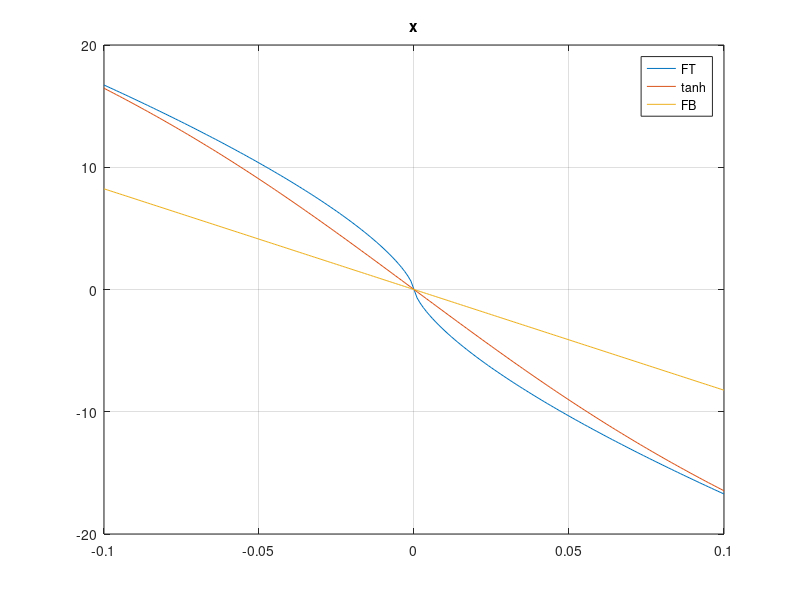
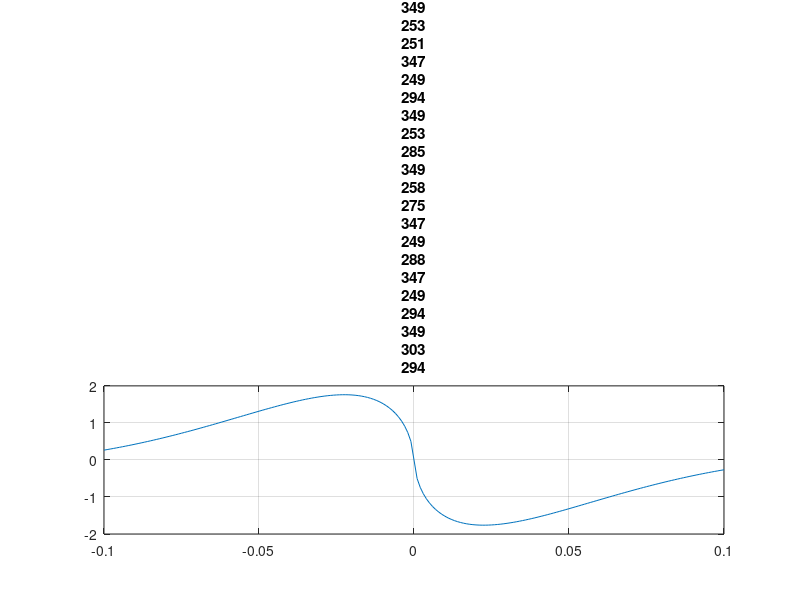
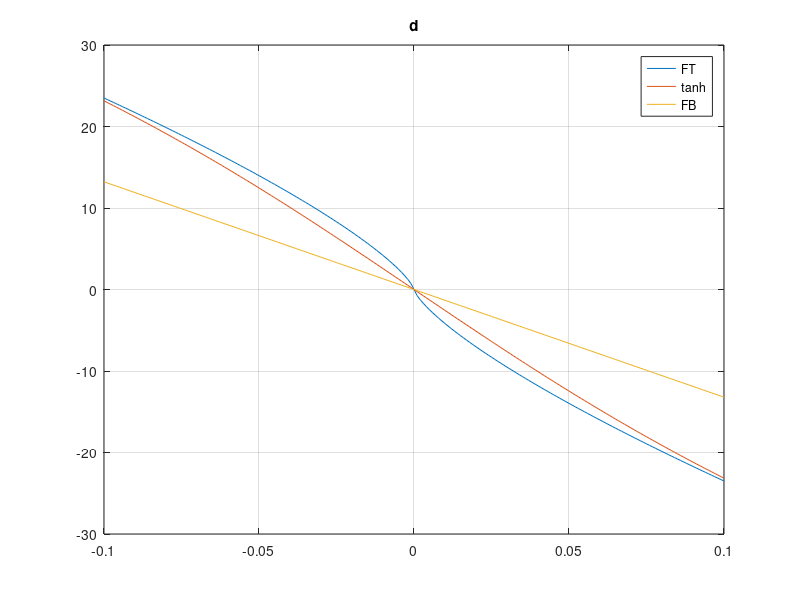
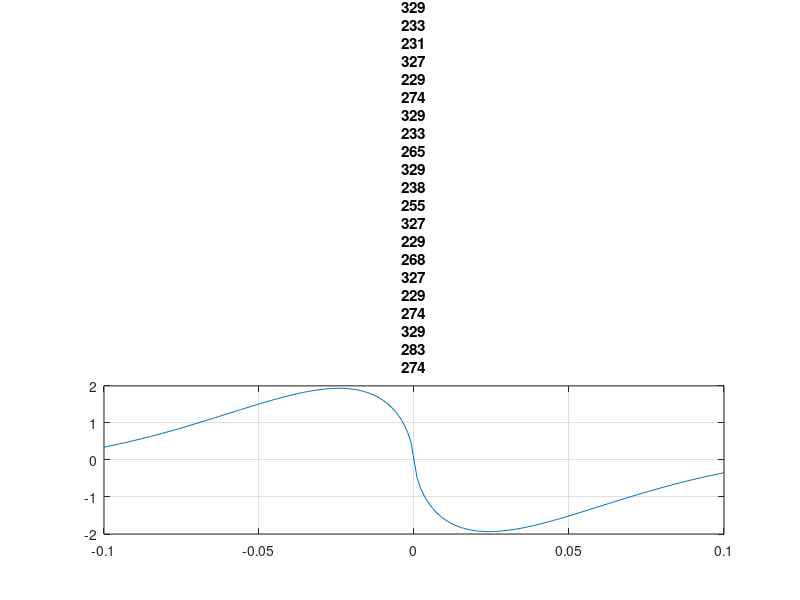

Write the MATLAB code that produced these figures, in order. (Note: this script raises an error after producing the figures.)
%tanhと線形で近似tanhをいくつか組み合わせてもいいかも
%最小のalpに対して入力の変化が耐えられるようにするこれができれば初期値のalpの値を小さくできるかも
%ddxとdddxの項は近似しなくてもいいかも
%最適化でパラメータ調整するといいかも．そうすればtanhをいくつか組み合わせる方法でもパラメータ調整簡単そう
%% 手動

clear 
% e= -1:0.001:1;
% e = -0.35:0.001:0.35;
e= -0.1:0.001:0.1;
alp = [0.692307692307692;0.750000000000000;0.818181818181818;0.900000000000000];%初期値0.9有限整定のべき乗
k = [82.3694335484227,132.127723488091,64.7874537390378,13.9398476471445];%FBゲイン

g = [1 1 1 1];%元のゲインの倍率調整
a = [1 1 1 1];%曲がり具合のきつさ
%近似普通誤差0.1x
g = [0.105, 0.08, 0.055, 0.028];
a = [20, 18, 16, 15];
kg01= k.*g;
%近似Fbとの入力誤差が一番大きくなるところ[0.3, 0.3160, 0.3320, 0.3490]での近似x
g = [0.135, 0.105, 0.075, 0.035];
a = [9.5, 9, 9.5, 9.5];
kg= k.*g;
%近似強めより近くで近似
% g(1) = 0.1;
% a(1)=40;
titlex=["x","dx","ddx","dddx"];
for i = 1:4
    ufb(i,:)= -k(i)*e;
    u(i,:)= -k(i)*sign(e).*abs(e).^alp(i);
    
    utanh(i,:)=-k(i)*g(i)*tanh(a(i)*e)-k(i)*e;
% n=10;
%     up(i,:) = polyfit(e,u(i,:),n);
%     up2(i,:) = polyval(up(i,:),e2);

sigma(i,:) =abs( u(i,:)-ufb(i,:));
smax = max(sigma(i,:))
imax = find(sigma(i,:)==smax);
e(1,imax)

sigma2(i,:) = -utanh(i,:)+u(i,:);
smax2 = max(sigma2(i,:))
imax2 = find(sigma2(i,:)==smax2);
e(1,imax2)
    figure(3*i-2)  
        plot(e,u(i,:),e,utanh(i,:),e,ufb(i,:))
        legend("FT","tanh","FB")
        grid on
        title(titlex(i))
    
%     figure(3*i-1)
%         plot(e,sigma(i,:),e(1,imax),sigma(i,imax),'*')
%         grid on

    figure(3*i)
        plot(e,sigma2(i,:))%,e(1,imax2))%sigma2(i,imax2),'*')
        grid on
        title(titlex(i)+"元の入力との差")
end
%% forループ tanh一つ
alp = [0.692307692307692;0.75;0.818181818181818;0.9];%初期値0.9有限整定のべき乗
k = [82.3694335484227,132.127723488091,64.7874537390378,13.9398476471445];%FBゲイン

x=@(f1,a1)(integral(@(e)( abs(-k(1)*abs(e).^alp(1)+f1*tanh(a1*e)+k(1)*e)),0,0.1));

dt=0.5;
old=x(0,0);
for i=0:dt:20
    for j=0:dt:40
        new=x(i,j);
        if(old>new)
            old=new;
            ff1=i;
            aa1=j;
        end
    end
end

clear e utanh u sigma
% e= -0.5:0.001:0.5;      
e= -0.1:0.001:0.1;
utanh(1,:)=-ff1*tanh(aa1*e)-k(1)*e;
u(1,:)=-k(1)*sign(e).*abs(e).^alp(1);
sigma=utanh-u;
plot(e,utanh,e,u,e,sigma)
grid on
legend('utanh','u','誤差')
s=2*(x(ff1,aa1))
%% fminserch tanh一つ
clear e utanh u ufb sigma
titlex=["x","dx","ddx","dddx"];
anum=4;%変数の数
alp=zeros(anum+1,1);
alp(anum+1)=1;
alp(anum)=0.9;%alphaの初期値
for a=anum-1:-1:1
    alp(a)=(alp(a+2)*alp(a+1))/(2*alp(a+2)-alp(a+1));
end

Ac4 = diag([1,1,1],1);
Bc4 = [0;0;0;1];
dt=0.025;
k=lqrd(Ac4,Bc4,diag([100,10,10,1]),[0.01],dt); % xdiag([100,10,10,1])
%k(3:4)=[80 40];
kft=k;
kft(1)=1*kft(1);
% kgain=0.8;
% x0=[2,2];
x0=[2,2,2];
fvals12=zeros(4,1);
gain_ser1=["","f1","a1","k"];
% gain_ser1=["","f1","a1","k1"];
er=[0 1]; %近似する範囲を指定
ee=er;
for i=1:4
%     if i~=5
%             er=[0.1 0.3];
%     else
%             er=ee;
%     end
% fun=@(x)(integral(@(e) abs( -kft(i)*abs(e).^alp(i) + x(1)*tanh(x(2)*e) + kgain*k(i)*e ) ,er(1), er(2)));
fun=@(x)(integral(@(e) abs( -kft(i)*abs(e).^alp(i) + x(1)*tanh(x(2)*e) + x(3)*e ) ,er(1), er(2)));

[x,fval] = fminsearch(fun,x0) ;
fvals12(i) = 2*fval
gain_ser1(i+1,:)=[titlex(i),x];

% e= -1:0.001:1;      
e= -5:0.001:5;
ufb(i,:)= -k(i)*e;
% utanh(i,:)= - x(1)*tanh(x(2)*e) - kgain*k(i)*e;%%
utanh(i,:)= - x(1)*tanh(x(2)*e) -x(3)*e;%%
u(i,:)=-kft(i)*sign(e).*abs(e).^alp(i);
sigma(i,:)=utanh(i,:)-u(i,:);
fig=figure(i);
plot(e,ufb(i,:),e,utanh(i,:),e,u(i,:),e,sigma(i,:),'LineWidth',2);
% plot(e,ufb(i,:),e,utanh(i,:),e,u(i,:),'LineWidth',2);

grid on
legend('FB','近似','FT','誤差')
% title(titlex(i));

fosi=14;%defolt 9
set(gca,'FontSize',fosi)
xlabel('error','FontSize',fosi);
ylabel('input','FontSize',fosi);

end
%% fminserch tanh二つ
clear e utanh u ufb sigma
titlex=["x","dx","ddx","dddx"];
anum=4;%変数の数
alp=zeros(anum+1,1);
alp(anum+1)=1;
alp(anum)=0.9;%alphaの初期値
for a=anum-1:-1:1
    alp(a)=(alp(a+2)*alp(a+1))/(2*alp(a+2)-alp(a+1));
end
Ac4 = diag([1,1,1],1);
Bc4 = [0;0;0;1];
dt=0.025;
k=lqrd(Ac4,Bc4,diag([100,100,10,1]),[0.01],dt); % xdiag([100,10,10,1])
k2=1*k;
% x0=[5,5,5,5];
x0=[7,10,2,100];
fvals22=zeros(4,1);
gain_ser2=["","f1","a1","f2","a2"];
er=[0.1 0.4];
for i=1:4
% fun=@(x)(integral(@(e) abs( -k(i)*abs(e).^alp(i) + x(1)*tanh(x(2)*e) + x(3)*tanh(x(4)*e) + k(i)*e ) ,0, er));
fun=@(x)(integral(@(e) abs( -k2(i)*abs(e).^alp(i) + x(1)*tanh(x(2)*e) + x(3)*tanh(x(4)*e) + k(i)*e ) ,er(1), er(2)));
options = optimset('MaxFunEvals',1e5);%普通は200*(number of variables) (既定値) 
% options = optimset('PlotFcns','optimplotfval','TolX',1e-4);
% options = optimset('PlotFcns','optimplotfval');
[x,fval] = fminsearch(fun,x0,options) ;
% [x,fval] = fminsearch(fun,x0) ;
fvals22(i) = 2*fval
gain_ser2(i+1,:)=[titlex(i),x];

% e= -0.1:0.001:0.1;      
e= -4:0.001:2;
ufb(i,:)= -k(i)*e;
utanh(i,:)= - x(1)*tanh(x(2)*e)- x(3)*tanh(x(4)*e) - k(i)*e;
u(i,:)=-k2(i)*sign(e).*abs(e).^alp(i);
sigma(i,:)=utanh(i,:)-u(i,:);
uufb(i,:)=u(i,:)+ufb(i,:);

figure(i)
plot(e,ufb(i,:),e,utanh(i,:),e,u(i,:),e,sigma(i,:),'LineWidth',2)
% plot(e,ufb(i,:),e,utanh(i,:),e,u(i,:),e,sigma(i,:),e,uufb(i,:),'LineWidth',2);
% plot(e,ufb(i,:),e,utanh(i,:),e,u(i,:),e,uufb(i,:),'LineWidth',2);%誤差なし
grid on
legend('ufb','utanh','u','誤差')
% legend('ufb','utanh','u','FT+FB')%誤差なし

fosi=14;%defolt 9
set(gca,'FontSize',fosi)
xlabel('error','FontSize',fosi);
ylabel('input','FontSize',fosi);
end
%% fmincon tanh一つ
clear e utanh u ufb sigma
titlex=["x","dx","ddx","dddx"];
anum=4;%変数の数
alp=zeros(anum+1,1);
alp(anum+1)=1;
alp(anum)=0.9;%alphaの初期値
for a=anum-1:-1:1
    alp(a)=(alp(a+2)*alp(a+1))/(2*alp(a+2)-alp(a+1));
end

Ac4 = diag([1,1,1],1);
Bc4 = [0;0;0;1];
dt=0.025;
k=lqrd(Ac4,Bc4,diag([100,100,10,1]),[0.01],dt); % xdiag([100,10,10,1])

% k = [82.3694335484227,132.127723488091,64.7874537390378,13.9398476471445];%FBゲイン

x0=[5,5];
fvalc12=zeros(4,1);
gain_con1=["","f1","a1"];
er=0.1; %近似する範囲を指定
for i=1:4
fun=@(x)(integral(@(e) abs( -k(i)*abs(e).^alp(i) + x(1)*tanh(x(2)*e) + k(i)*e ) ,0, er));
[x,fval] = fmincon(fun,x0) ;
fvalc12(i) = 2*fval
gain_con1(i+1,:)=[titlex(i),x];

% e= -0.5:0.001:0.5;      
e= -1:0.001:1;
ufb(i,:)= -k(i)*e;
utanh(i,:)= - x(1)*tanh(x(2)*e) - k(i)*e;
u(i,:)=-k(i)*sign(e).*abs(e).^alp(i);
sigma(i,:)=utanh(i,:)-u(i,:);
figure(i)
plot(e,ufb(i,:),e,utanh(i,:),e,u(i,:),e,sigma(i,:))
grid on
legend('ufb','utanh','u','誤差')
title(titlex(i));
end
%% tanh一つの場合のfunの関数を描いて初期値を確認
clear aa
j=1;
l=1;
i=1;
dt=0.5;
span=0:dt:22;
[xa,ya]=meshgrid(span);
er=0.3;
for s=span
    l=1;
    for v=span
        fun=@(x1,x2)(integral(@(e) abs( -k(i)*abs(e).^alp(i) + x1.*tanh(x2.*e) + k(i)*e ) ,0, er));
        aa(j,l)=fun(s,v);
        l=l+1;
    end
    j=j+1;
end
% n=0:15;
% xx=[n;n];
% [aa]=fun(n);
figure(5)
mesh(xa,ya,aa);
[min1,minI]=min(aa);
[~,minI2]=min(min1);
MIN=[(minI(minI2)-1)*dt,(minI2-1)*dt]

% plot(ss,aa)
%% fmincon tanh二つ
clear e utanh u ufb sigma
titlex=["x","dx","ddx","dddx"];
anum=4;%変数の数
alp=zeros(anum+1,1);
alp(anum+1)=1;
alp(anum)=0.9;%alphaの初期値
for a=anum-1:-1:1
    alp(a)=(alp(a+2)*alp(a+1))/(2*alp(a+2)-alp(a+1));
end

Ac4 = diag([1,1,1],1);
Bc4 = [0;0;0;1];
dt=0.025;
k=lqrd(Ac4,Bc4,diag([100,100,10,1]),[0.01],dt); % xdiag([100,10,10,1])

x0=[7,10,2,100];
% x0=[10,10,10,10];
fvalc22=zeros(4,1);
gain_con2=["","f1","a1","f2","a2"];
er=0.1;
for i=1:4
fun=@(x)(integral(@(e) abs( -k(i)*abs(e).^alp(i) + x(1)*tanh(x(2)*e) + x(3)*tanh(x(4)*e) + k(i)*e ) ,0, er));
options = optimoptions(@fmincon,'OptimalityTolerance',1.0e-9);

[x,fval] = fmincon(fun,x0) ;
fvalc22(i) = 2*fval
gain_con2(i+1,:)=[titlex(i),x];

% e= -0.5:0.001:0.5;      
e= -1:0.001:1;
ufb(i,:)= -k(i)*e;
utanh(i,:)= - x(1)*tanh(x(2)*e)- x(3)*tanh(x(4)*e) - k(i)*e;
u(i,:)=-k(i)*sign(e).*abs(e).^alp(i);
sigma(i,:)=utanh(i,:)-u(i,:);
figure(i)
plot(e,ufb(i,:),e,utanh(i,:),e,u(i,:),e,sigma(i,:))
grid on
legend('ufb','utanh','u','誤差')
end
%%
clear e utanh u ufb sigma
anum=4;%変数の数
alp=zeros(anum+1,1);
alp(anum+1)=1;
alp(anum)=0.9;%alphaの初期値
for a=anum-1:-1:1
    alp(a)=(alp(a+2)*alp(a+1))/(2*alp(a+2)-alp(a+1));
end

Ac2 = [0,1;0,0];
Bc2 = [0;1];
dt=0.025;
k=lqrd(Ac2,Bc2,diag([100,1]),[0.1],dt); % xdiag([100,10,10,1])

syms fz1(t) fz2(t) 
    u=-k(1) *sign(fz1(t))* abs(fz1(t)).^alp(1) -k(2) *sign(fz2(t))* abs(fz2(t)).^alp(2)
    du=diff(u,t)
    ddu=diff(du,t)
    dddu=diff(ddu,t)
    
    
%% fminserch tanh一つ zサブシステム
clear e utanh u ufb sigma
titlex=["x","dx","ddx","dddx"];
anum=4;%変数の数
alp=zeros(anum+1,1);
alp(anum+1)=1;
alp(anum)=0.9;%alphaの初期値
for a=anum-1:-1:1
    alp(a)=(alp(a+2)*alp(a+1))/(2*alp(a+2)-alp(a+1));
end

Ac2 = [0,1;0,0];
Bc2 = [0;1];
dt=0.025;
k=lqrd(Ac2,Bc2,diag([100,1]),[0.1],dt); % xdiag([100,10,10,1])

x0=[2,2,2];
% x0=[2,2];
fvals12z=zeros(2,1);
gain_ser1z=["","f1","a1","k1"];
% gain_ser1z=["","f1","k1"];
er=8; %近似する範囲を指定
for i=1:2
fun=@(x)(integral(@(e) abs( -k(i)*abs(e).^alp(i) + x(1)*tanh(x(2)*e) + x(3)*e ) ,0, er));
% fun=@(x)(integral(@(e) abs( -k(i)*abs(e).^alp(i) + tanh(x(1)*e) + x(2)*e ) ,0, er));
[x,fval] = fminsearch(fun,x0) ;
fvals12z(i) = 2*fval
gain_ser1z(i+1,:)=[titlex(i),x];

% e= -1:0.001:1;      
e= -20:0.001:20;
ufb(i,:)= -k(i)*e;
utanh(i,:)= - x(1)*tanh(x(2)*e) - x(3)*e;%%
% utanh(i,:)= - tanh(x(1)*e) - x(2)*e;%%
u(i,:)=-k(i)*sign(e).*abs(e).^alp(i);
% sigma(i,:)=utanh(i,:)-u(i,:);
fig=figure(i);
% plot(e,ufb(i,:),e,utanh(i,:),e,u(i,:),e,sigma(i,:),'LineWidth',2);
plot(e,ufb(i,:),e,utanh(i,:),e,u(i,:),'LineWidth',2);

grid on
legend('FB','近似','FT','誤差')
% title(titlex(i));

fosi=14;%defolt 9
set(gca,'FontSize',fosi)
xlabel('error','FontSize',fosi);
ylabel('input','FontSize',fosi);

end
gain_ser1z
%% fmincon tanh二つ zサブシステム
clear e utanh u ufb sigma
titlex=["x","dx","ddx","dddx"];
anum=4;%変数の数
alp=zeros(anum+1,1);
alp(anum+1)=1;
alp(anum)=0.8;%alphaの初期値
for a=anum-1:-1:1
    alp(a)=(alp(a+2)*alp(a+1))/(2*alp(a+2)-alp(a+1));
end

Ac2 = [0,1;0,0];
Bc2 = [0;1];
dt=0.025;
k=lqrd(Ac2,Bc2,diag([100,1]),[0.1],dt); % xdiag([100,10,10,1])

x0=[7,10,2,100];
% x0=[5,5,5,5];
fvalc22=zeros(2,1);
gain_con2=["","f1","a1","f2","a2"];
er=0.9;
for i=1:2
fun=@(x)(integral(@(e) abs( -k(i)*abs(e).^alp(i) + x(1)*tanh(x(2)*e) + x(3)*tanh(x(4)*e) + k(i)*e ) ,0, er));
options = optimoptions(@fmincon,'OptimalityTolerance',1.0e-9);

[x,fval] = fmincon(fun,x0) ;
fvalc22(i) = 2*fval
gain_con2(i+1,:)=[titlex(i),x];

% e= -0.5:0.001:0.5;      
e= -1:0.001:1;
ufb(i,:)= -k(i)*e;
utanh(i,:)= - x(1)*tanh(x(2)*e)- x(3)*tanh(x(4)*e) - k(i)*e;
u(i,:)=-k(i)*sign(e).*abs(e).^alp(i);
sigma(i,:)=utanh(i,:)-u(i,:);

fig=figure(i);
% plot(e,ufb(i,:),e,utanh(i,:),e,u(i,:),e,sigma(i,:))
% grid on
% legend('ufb','utanh','u','誤差')
% 
plot(e,ufb(i,:),e,utanh(i,:),e,u(i,:),'LineWidth',2);

grid on
legend('FB','近似','FT','誤差')
% title(titlex(i));

fosi=14;%defolt 9
set(gca,'FontSize',fosi)
xlabel('error','FontSize',fosi);
ylabel('input','FontSize',fosi);

end
%% 
syms z(t) ub A F K
syms sz  real
syms dsz  real
syms ddsz real
syms dddsz real
ub=-F*tanh(A*z(t)) -K*z(t)
dub = diff(ub,t)
ddub = diff(dub,t)
dddub = diff(ddub,t)

u = subs(ub,z,sz)
%z(t) diff(z(t), t)
du = subs(dub,[z(t) diff(z(t), t)],[sz dsz])
%z(t) diff(z(t), t) diff(z(t), t, t)
ddu = subs(ddub,[z(t) diff(z, t) diff(z(t), t, t)],[sz dsz ddsz])
%z(t) diff(z(t), t) diff(z(t), t, t) diff(z(t), t, t, t)
dddu = subs(dddub,[z(t) diff(z(t), t) diff(z(t), t, t) diff(z(t), t, t, t)],[sz dsz ddsz dddsz])
%% smc
dt=0.025;
Ac4 = diag([1,1,1],1);
Bc4 = [0;0;0;1];
A11=diag([1,1],1);
    A12=[0;0;1];
    K = lqrd(A11,A12,diag([1,1,1]),1,dt);
    S=[K 1];
    SA=S*Ac4;
    SB=S*Bc4; 
    q=10;
    e=-1:0.01:1;
    s=length(e);
    u=zeros(1,s);
    for i=1:s
%         u(i)=-inv(SB)*(SA*e(i)+q*tanh(S*e(i)));
        u(i)=sign(e(i));
    end
    plot(e,u,'LineWidth',2);

grid on
% taitl('符号関数')
% title(titlex(i));

fosi=14;%defolt 9
set(gca,'FontSize',fosi)
xlabel('x','FontSize',fosi);
ylabel('y','FontSize',fosi);
%%
% %元の入力と近似の入力の差を取り二乗しそれを積分する
% alp = double([0.692307692307692;0.750000000000000;0.818181818181818;0.900000000000000]);%初期値0.9有限整定のべき乗
% k = double([82.3694335484227,132.127723488091,64.7874537390378,13.9398476471445]);%FBゲイン
% 
% syms f1 f2 a1 a2 %alp k
% syms e positive
% utanh = -f1*tanh(a1*e)-f2*tanh(a2*e)-k(1)*e;
% u = -k(1)*sign(e)*(e)^alp(1);
% sigma(f1, f2, a1, a2, e) = (u - utanh)^2;
% % e= -0.1:0.001:0.1;
% 
% % sigma = subs(sigma,[alps,ks],[alp(1),k(1)]);
% insigma = int(sigma,e,[0 1]);
% % double(insiguma);
% finsigma = insigma == 0;
% % sol = solve(finsigma,)
%%
% alp = double([0.692307692307692;0.750000000000000;0.818181818181818;0.900000000000000]);%初期値0.9有限整定のべき乗
% k = double([82.3694335484227,132.127723488091,64.7874537390378,13.9398476471445]);%FBゲイン
% alp = double([0.6923;0.75;0.8181;0.9]);%初期値0.9有限整定のべき乗
% k = double([82.37,132.1,64.79,13.94]);%FBゲイン
% 
% syms k real%alp k
% syms f1 f2 a1 a2 e alp positive
% sgmd1=1/(1+exp(-a1*e));%f(2x)の時のシグモイド関数
% sgmd2=1/(1+exp(-a2*e));%f(2x)の時のシグモイド関数
% tanh1 = 2*sgmd1-1;%tanhをシグモイドで表す
% tanh2 = 2*sgmd2-1;%tanhをシグモイドで表す
% 
% utanh = -f1*tanh1-f2*tanh2-k(1)*e;
% % utanh = -f1*tanh(a1*e)-f2*tanh(a2*e)-k(1)*e;
% u = -k(1)*sign(e)*(e)^alp(1);
% % sigma = (u - utanh)^2;
% sigma = abs(u - utanh);
% isigma = int(sigma,e);
% % u2=(-k(1)*sign(e)*(e)^alp(1))^2;
% % uutanh=-2*u*utanh;
% % utanh2=utanh^2;
% % intu2=double
% % sigma = subs(sigma,[],[alp(1),k(1)]);
% 
% inx1_2 = int((e*k)^2,e,0,1);
% % intuutanh =
% 
% insigma = int(sigma,e,[0 1]);
% 
% prob = optimproblem('ObjectiveSense','min');
% x = optimvar('x',4);
% % insig = subs(insigma,[f1, f2, a1, a2],x);
% % insig = int((x(5)*k(1) + x(1)*tanh(x(2)*x(5)) + x(3)*tanh(x(4)*x(5)) - x(5)^alp(1)*k(1))^2, x(5), 0, 1);
% insig = subs(isigma,e,1);
% cons1 = insig >= 0;
% cons2 = insig <= 2;
% prob.Constraints.cons1 = cons1;
% prob.Constraints.cons2 = cons2;
% show(prob)
% sol = solve(prob);
%%
% alp = [0.692307692307692;0.75;0.818181818181818;0.9];%初期値0.9有限整定のべき乗
% k = [82.3694335484227,132.127723488091,64.7874537390378,13.9398476471445];%FBゲイン
% % alp = [0.6923;0.75;0.8181;0.9];%初期値0.9有限整定のべき乗
% % k = [82.37,132.1,64.79,13.94];%FBゲイン
% syms f1 f2 a1 a2 e  positive
% x0=[1,1,1,1];
% utanh = -f1*tanh(a1*e)-f2*tanh(a2*e)-k(1)*e;
% u = -k(1)*sign(e)*(e)^alp(1);
% sigma = abs(u - utanh);
% isigma = int(sigma,e); 
% f=subs(isigma,e,1)-subs(isigma,e,0);
% clear f1 f2 a1 a2
% % fun=@(f1, f2, a1, a2)(f1*sign(f1*tanh(a1)) + f2*tanh(a2))*log(cosh(a1)))/a1 - (25345249*sign(f1*tanh(a1) + f2*tanh(a2)))/3384600 + (f2*sign(f1*tanh(a1) + f2*tanh(a2))*log(cosh(a2)))/a2;
% % x = fminunc(fun,x0);
%%
% syms a b c d e
% k = [82.3694335484227,132.127723488091,64.7874537390378,13.9398476471445];%FBゲイン
% alp = [0.692307692307692;0.75;0.818181818181818;0.9];%初期値0.9有限整定のべき乗
% 
% sigma = int(abs( -k(1)*abs(e).^alp(1) + a*tanh(b*e) + c*tanh(d*e) + k(1)*e ) ,e,0, 0.1);
% sigma = integral(@(e) abs( -k(i)*abs(e).^alp(i) + x(1)*tanh(x(2)*e) + x(3)*tanh(x(4)*e) + k(i)*e ) ,0, er);
%% 時間かかりすぎ
% alp = [0.6923;0.75;0.8181;0.9];%初期値0.9有限整定のべき乗
% k = [82.37,132.1,64.79,13.94];%FBゲイン
% 
% x=@(f1,a1,f2,a2)(integral(@(e) abs( -k(1)*abs(e).^alp(1) + f1*tanh(a1*e) + f2*tanh(a2*e) + k(1)*e ) ,0, 0.1));
% 
% dt=1;
% old=x(0,0,0,0);
% for i=0:dt:20%f1
%     for j=0:dt:40%a1
%         for k=0:dt:20%f2
%             for l=0:dt:40%a2
%                 new=x(i,j,k,l);
%                 if(old>new)
%                     old=new;
%                     ff1=i;
%                     aa1=j;
%                     ff2=k;
%                     aa2=l;
%                 end
%             end
%         end
%     end
% end
%%
% clear e utanh u sigma
% % e= -0.5:0.001:0.5;      
% e= -0.1:0.001:0.1;
% utanh(1,:)=-ff1*tanh(aa1*e)-ff2*tanh(aa2*e)-k(1)*e;
% u(1,:)=-k(1)*sign(e).*abs(e).^alp(1);
% sigma=utanh-u;
% plot(e,utanh,e,u,e,sigma)
% grid on
% legend('utanh','u','誤差')
% s=2*(x(ff1,aa1,ff2,aa2))
